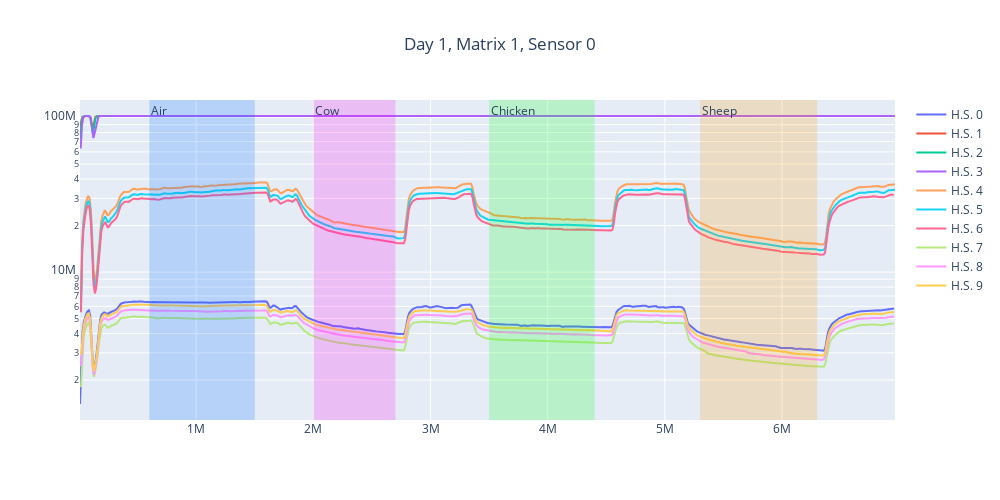

Source (notebook cell):
### Code cell
for sensor in range(1):
    plot_data_arr(sensor_data, 1, 1, sensor, sensor_labels)

### Figure 1 — Plotly figure (JSON) as saved in the notebook; plotly's stock layout.template omitted (floating-point values rounded to 4 significant figures; data arrays with more than 128 entries replaced by an {"elided": "..."} marker saying what was removed)
{"data": [{"mode": "lines", "name": "H.S. 0", "type": "scatter", "x": {"elided": "641 int values"}, "y": {"elided": "641 float values"}}, {"mode": "lines", "name": "H.S. 1", "type": "scatter", "x": {"elided": "641 int values"}, "y": {"elided": "641 float values"}}, {"mode": "lines", "name": "H.S. 2", "type": "scatter", "x": {"elided": "641 int values"}, "y": {"elided": "641 float values"}}, {"mode": "lines", "name": "H.S. 3", "type": "scatter", "x": {"elided": "641 int values"}, "y": {"elided": "641 float values"}}, {"mode": "lines", "name": "H.S. 4", "type": "scatter", "x": {"elided": "641 int values"}, "y": {"elided": "641 float values"}}, {"mode": "lines", "name": "H.S. 5", "type": "scatter", "x": {"elided": "641 int values"}, "y": {"elided": "641 float values"}}, {"mode": "lines", "name": "H.S. 6", "type": "scatter", "x": {"elided": "640 int values"}, "y": {"elided": "640 float values"}}, {"mode": "lines", "name": "H.S. 7", "type": "scatter", "x": {"elided": "640 int values"}, "y": {"elided": "640 float values"}}, {"mode": "lines", "name": "H.S. 8", "type": "scatter", "x": {"elided": "640 int values"}, "y": {"elided": "640 float values"}}, {"mode": "lines", "name": "H.S. 9", "type": "scatter", "x": {"elided": "640 int values"}, "y": {"elided": "640 float values"}}], "layout": {"annotations": [{"showarrow": false, "text": "Air", "x": 600000, "xanchor": "left", "xref": "x", "y": 1, "yanchor": "top", "yref": "y domain"}, {"showarrow": false, "text": "Cow", "x": 2000000, "xanchor": "left", "xref": "x", "y": 1, "yanchor": "top", "yref": "y domain"}, {"showarrow": false, "text": "Chicken", "x": 3500000, "xanchor": "left", "xref": "x", "y": 1, "yanchor": "top", "yref": "y domain"}, {"showarrow": false, "text": "Sheep", "x": 5300000, "xanchor": "left", "xref": "x", "y": 1, "yanchor": "top", "yref": "y domain"}], "height": 500, "shapes": [{"fillcolor": "#006BFF", "line": {"width": 0}, "opacity": 0.2, "type": "rect", "x0": 600000, "x1": 1500000, "xref": "x", "y0": 0, "y1": 1, "yref": "y domain"}, {"fillcolor": "#FF00EB", "line": {"width": 0}, "opacity": 0.2, "type": "rect", "x0": 2000000, "x1": 2700000, "xref": "x", "y0": 0, "y1": 1, "yref": "y domain"}, {"fillcolor": "#00FF14", "line": {"width": 0}, "opacity": 0.2, "type": "rect", "x0": 3500000, "x1": 4400000, "xref": "x", "y0": 0, "y1": 1, "yref": "y domain"}, {"fillcolor": "#FF9400", "line": {"width": 0}, "opacity": 0.2, "type": "rect", "x0": 5300000, "x1": 6300000, "xref": "x", "y0": 0, "y1": 1, "yref": "y domain"}], "title": {"text": "Day 1, Matrix 1, Sensor 0", "x": 0.5}, "width": 1000, "yaxis": {"type": "log"}}}
